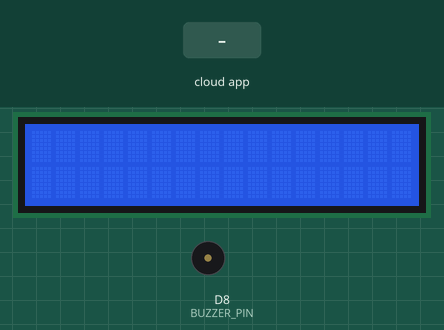
This sketch was run on a simulated ESP8266 (NodeMCU). Parts: 16×2 character LCD, buzzer (waves = sounding, pin HIGH). Inputs (shaded band) come from the test bench. WiFi joins after 1.5 s; servers stay silent unless stated; the local clock reads 2024-03-15 10:24:30 at power-on unless the sketch sets it; the Firebase database answers and starts empty; what the sketch prints to the serial monitor is not drawn.

Above: at 3.7 s.
3.8 s: the phone or cloud app sets sos to 1
At 4.2 s:
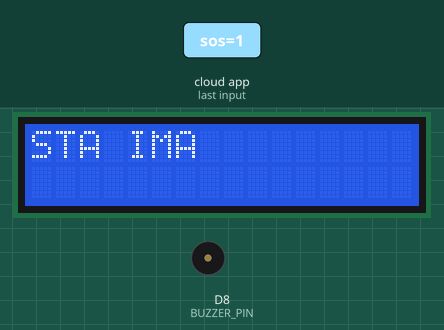
Timing chart, 0 to 6.8 s (numbered marks = the images above; inputs shaded):
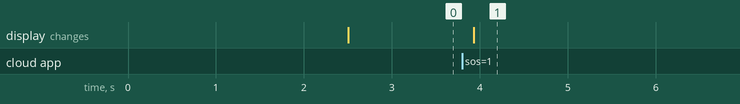

The sketch:

backend.ino
```cpp
#include <LiquidCrystal_I2C.h>
#include <ESP8266Firebase.h>
#include <ESP8266WiFi.h>
#include <Wire.h>


#define _SSID "Galaxy A51 C212"
#define _PASSWORD "sejoboss"
#define REFERENCE_URL "https://smart-alarm-5e173-default-rtdb.europe-west1.firebasedatabase.app"  // Your Firebase project reference url
#define BUZZER_PIN D8
#define BUTTON_PIN D3
#define LCD_ADDRESS 0x27
#define LCD_COLUMNS 16
#define LCD_ROWS 2


// Initialize Firebase object
Firebase firebase(REFERENCE_URL);

// Initialize LCD
LiquidCrystal_I2C lcd(LCD_ADDRESS, LCD_COLUMNS, LCD_ROWS);

// Flag to indicate whether the alarm is active or not
bool alarmActive = false;
bool buttonPressed = false;

void setup() {
  configTime(0, 0, "pool.ntp.org");
  setenv("TZ", "CEST-2", 1);

  pinMode(BUZZER_PIN, OUTPUT);
  pinMode(BUTTON_PIN, INPUT_PULLUP); // Assuming the button is connected between pin and ground

  Serial.begin(115200);
  delay(1000);

  // Connect to Wi-Fi
  Serial.println(_SSID);
  WiFi.begin(_SSID, _PASSWORD);
  Serial.print("Connecting to WiFi");
  while (WiFi.status() != WL_CONNECTED) {
    delay(500);
    lcd.setCursor(0, 0);
    lcd.print("No wifi conn");
  }
  Serial.println();
  Serial.println("Connected to WiFi!");

  Serial.print("IP Address: ");
  Serial.print("http://");
  Serial.print(WiFi.localIP());
  Serial.println("/");

  // Initialize LCD
  lcd.begin();
  lcd.backlight();

}

void loop() {

int sosSignal = firebase.getInt("/sos");
if (sosSignal > 0) {
  lcd.clear();
  lcd.setCursor(0, 0);
  lcd.print("STA IMA");
  firebase.setInt("/sos", 0);
}


}
```

Measured:
- after the input at 3.8 s, the display: changes after 0.13 s (image 1)
